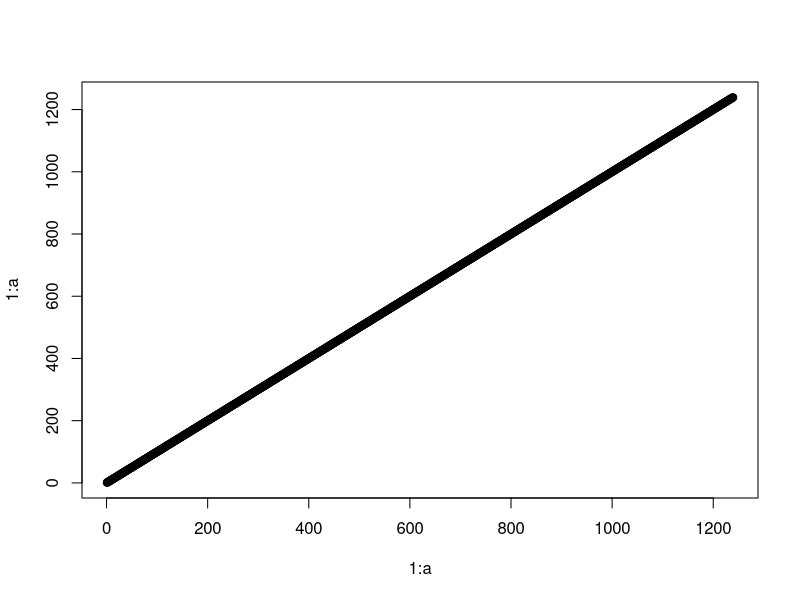

The R script that drew this image: (Note: this script raises an error after producing the figure.)
## ---- chunk 1
1 + 2
c <- 5 * 10
1:100
## ---- chunk 2
a <- 1239
b <- 2
a + b + c
## ---- chunk 3
plot(1:a,1:a)
## ---- chunk 4
warning("oh noes!")
## ---- chunk 5
print(nada)
## ---- chunk 6
#Extensions to knitr hooks
myFunc <- function(code) {
  
  #There doesn't seem to be any way around dumping the data to a file
  write(x = code, file = 'tmp.r')
  
  #Little closure to heep highlight from adding cruft before and after spans
  blank <- function(doc) { "" }
  
  #Send serialized code to highlight, which will parse(...) and return a char vector
  prettyCode <- paste(
      highlight(file      = 'tmp.r',
                renderer  = renderer_html(header = blank, footer = blank)
                ),
      collapse  = "",
      sep       = ""
      )
  
  file.remove('tmp.r')
  return(prettyCode)
  
}
